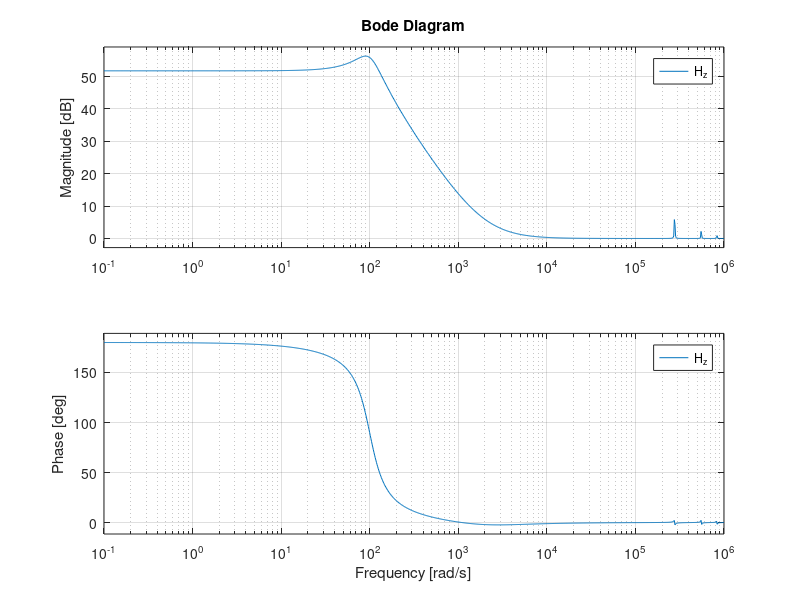
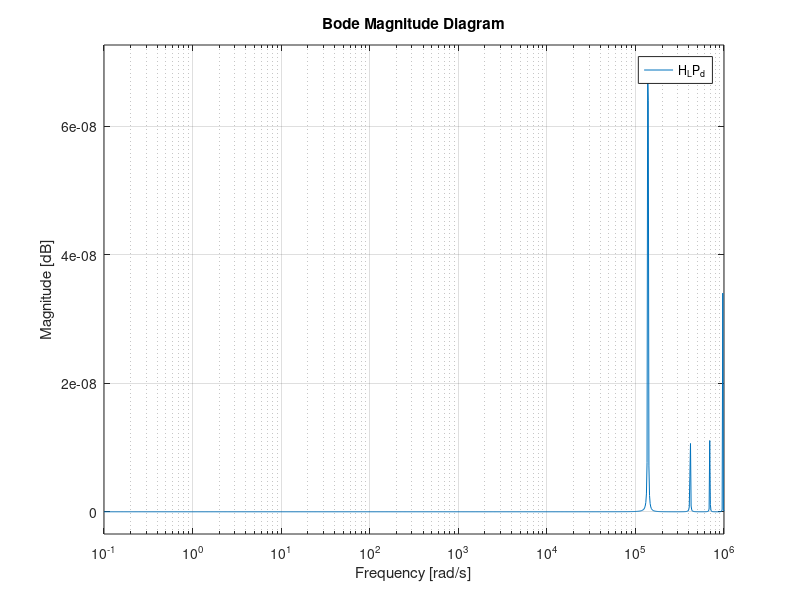
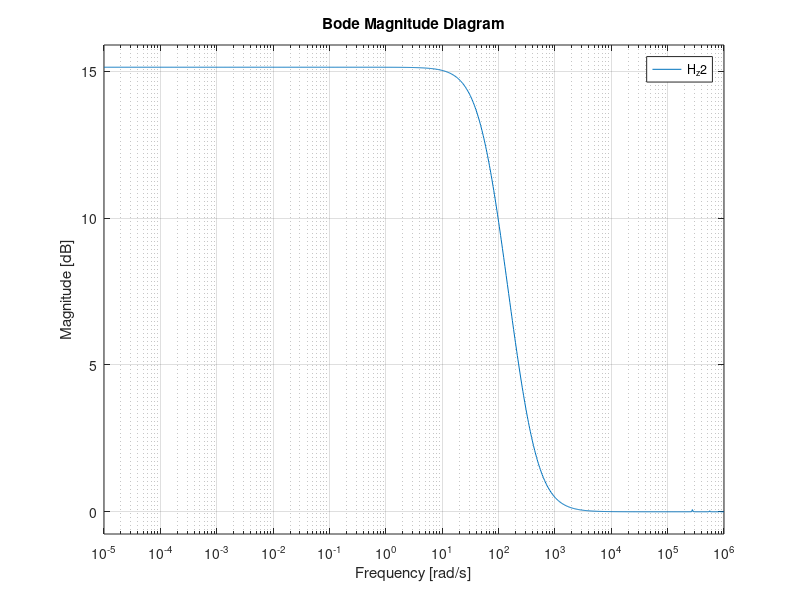

Source code (MATLAB) for these figures, in order:
%% z-domain equalizer
clear all;
format long g;
Fs = 44100;
Fp = 44100;
Td = 1/Fs;
om_zero = 100;
%om_zero_pw = 2/Td*tan(om_zero/2)
om_zero_pw = om_zero
Q = 1.6;
G = 4.6234;
s = tf('s');
z = tf('z',Td);
b1 = Q*4+om_zero_pw*2*Td+Q*om_zero_pw^2*Td^2;
b2 = (-Q*8+2*Q*om_zero_pw^2*Td^2)/b1
b3 = (Q*4-om_zero_pw*2*Td+Q*om_zero_pw^2*Td^2)/b1
a1 = (Q*4+(G+1)*om_zero_pw*Td+Q*om_zero_pw^2*Td^2)/b1
a2 = (-Q*8+2*Q*om_zero_pw*Td^2)/b1
a3 = (Q*4-(G+1)*om_zero_pw*2*Td+Q*om_zero_pw^2*Td^2)/b1
b1 = b1/b1
numd1 = [a1 a2 a3];
dend1 = [b1 b2 b3];
H_z = (z^2*a1/b1+z*a2/b1+a3/b1)/(z^2*b1/b1+z*b2/b1+b3/b1)
% H_z = tf([numd1]/b1,[dend1]/b1,Td,'variable','z')


Hs = 1/(om_zero*Q);
num = [Q (G*om_zero+om_zero) Q*om_zero^2];
den = [Q om_zero Q*om_zero^2];
[numd2,dend2] = bilinear(num,den,Fs); 
numd2
dend2
H_LP = om_zero^2/(s^2+om_zero/Q*s+om_zero^2);
H_LP_d = tf([numd2],[dend2],Td,'variable','z');
H_BP_1d = H_LP_d

numd3 = [1.0033 -1.9986 0.9953];
dend3 = [1 -1.9986 0.9986];
numd3 
dend3
% numd3 = numd2;
% dend3 = dend2;

%H_z2 = (1.003*z^2-1.999*z+0.9953)/(z^2-1.999*z+0.9986)
H_z2 = tf([numd3],[dend3],Td,'variable','z')

figure(1)
bode(H_z,{0.1,10^6})


figure(2)
bodemag(H_LP_d,{0.1,10^6})

figure(3)
bodemag(H_z2,{10^(-5),10^6})
